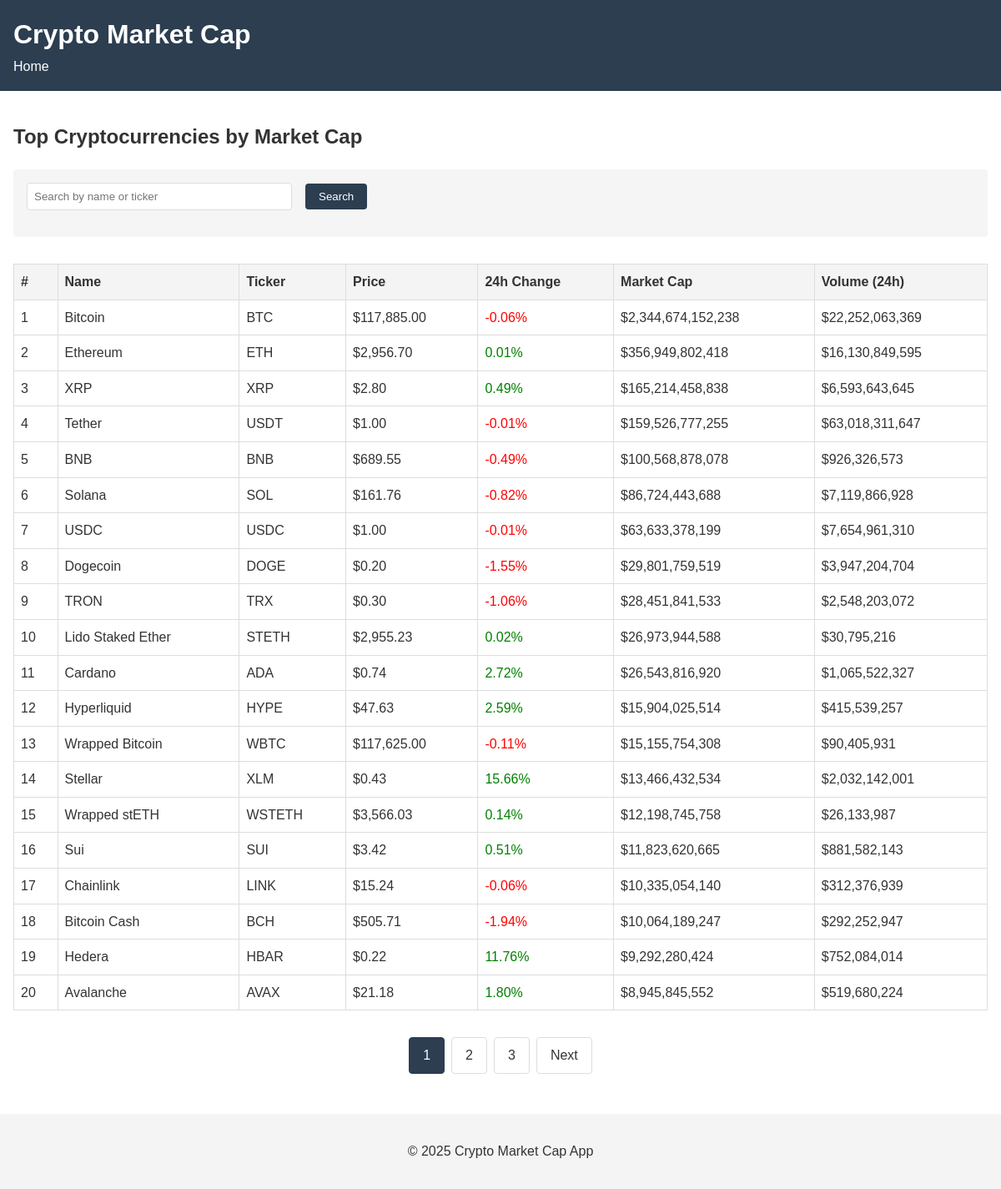
Before: / with the older database file.
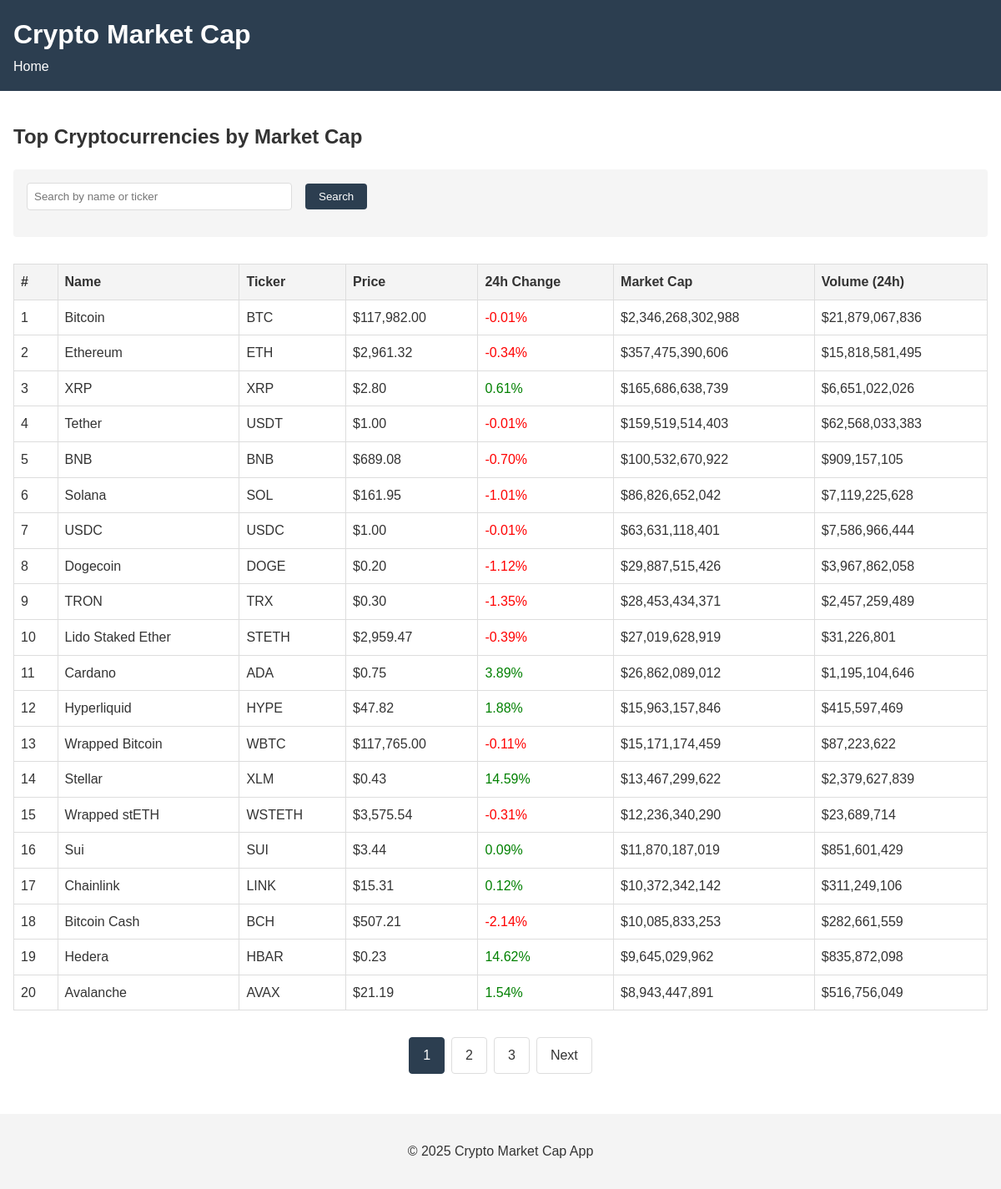
After: the same page with the newer database file.
### tables this page shows
CREATE TABLE cryptocurrencies (
            id INTEGER PRIMARY KEY AUTOINCREMENT,
            name TEXT NOT NULL,
            ticker TEXT NOT NULL UNIQUE,
            price REAL NOT NULL,
            change_24h REAL NOT NULL,
            market_cap REAL NOT NULL,
            trading_volume REAL NOT NULL,
            chart_data TEXT,
            last_updated DATETIME DEFAULT CURRENT_TIMESTAMP
        );

### app/Core/View.php (called while the page is built, shortened)
<?php
class View
{
    private string $viewPath;
    private array $data;
    private string $layout;
    public function __construct(string $view, array $data = [], string $layout = 'main')
    {
        $this->viewPath = $this->resolveViewPath($view);
        $this->data = $data;
        $this->layout = $this->resolveLayoutPath($layout);
    }
    private function resolveViewPath(string $view): string
    {
        $path = __DIR__ . '/../Views/' . $view . '.php';
        return $path;
    }
    private function resolveLayoutPath(string $layout): string
    {
        $path = __DIR__ . '/../Views/layouts/' . $layout . '.php';
        return $path;
    }
    public function render(): void
    {
        extract($this->data);
        $title = $title ?? 'Crypto Market Cap';
        require $this->viewPath;
        $content = ob_get_clean();
        require $this->layout;
    }
    public static function escape(string $value): string
    {
        return htmlspecialchars($value, ENT_QUOTES, 'UTF-8');
    }
}

### app/Core/Controller.php (called while the page is built, shortened)
<?php
class Controller
{
    protected function render(string $view, array $data = [], string $layout = 'main'): void
    {
        $view = new View($view, $data, $layout);
        $view->render();
    }
}

### public/index.php (called while the page is built, shortened)
<?php
$router = new Router();
$router->dispatch();

### app/Core/Database.php (called while the page is built, shortened)
<?php
class Database
{
    public static function getConnection(): \PDO
    {
        $dsn = 'sqlite:' . self::DB_PATH . self::DB_FILE;
        try {
            $pdo = new \PDO($dsn);
            $pdo->setAttribute(\PDO::ATTR_ERRMODE, \PDO::ERRMODE_EXCEPTION);
            return $pdo;
        } catch (\PDOException $e) {
            throw new \PDOException($e->getMessage(), (int)$e->getCode());
        }
    }
}

### app/Services/CryptoApiService.php (called while the page is built, shortened)
<?php
class CryptoApiService
{
    private $cryptoModel;
    public function __construct()
    {
        $this->cryptoModel = new Cryptocurrency();
    }
    public function fetchTopCryptocurrencies(int $limit = 50): array
    {
        try {
            return $this->cryptoModel->getAllByMarketCap($limit);
        } catch (\Exception $e) {
            return $this->getCachedData($limit);
        }
    }
    private function getCachedData(int $limit): array
    {
        $data = $this->cryptoModel->getAllByMarketCap($limit);
        return $data;
    }
    public function getPaginatedData(int $page = 1, int $perPage = 20): array
    {
        return $this->cryptoModel->getPaginated($page, $perPage);
    }
}

### app/Models/Cryptocurrency.php (called while the page is built, shortened)
<?php
class Cryptocurrency
{
    private $pdo;
    public function __construct()
    {
        $this->pdo = Database::getConnection();
    }
    public function getAllByMarketCap(int $limit = 50): array
    {
        $sql = "SELECT * FROM cryptocurrencies
                ORDER BY market_cap DESC
                LIMIT :limit";
        try {
            $stmt = $this->pdo->prepare($sql);
            $stmt->bindValue(':limit', $limit, PDO::PARAM_INT);
            $stmt->execute();
            return $stmt->fetchAll(PDO::FETCH_ASSOC);
        } catch (PDOException $e) {
            error_log($e->getMessage());
            return [];
        }
    }
    public function getPaginated(int $page = 1, int $perPage = 20): array
    {
        $offset = ($page - 1) * $perPage;
        $sql = "SELECT * FROM cryptocurrencies
            ORDER BY market_cap DESC
            LIMIT :limit OFFSET :offset";
        try {
            $stmt = $this->pdo->prepare($sql);
            $stmt->bindValue(':limit', $perPage, PDO::PARAM_INT);
            $stmt->bindValue(':offset', $offset, PDO::PARAM_INT);
            $stmt->execute();
            return $stmt->fetchAll(PDO::FETCH_ASSOC);
        } catch (PDOException $e) {
            error_log($e->getMessage());
            return [];
        }
    }
}

### app/Console/UpdateCryptoDataCommand.php (called while the page is built, shortened)
<?php
class UpdateCryptoDataCommand
{
    public function execute($show_message = true)
    {
        $apiService = new CryptoApiService();
        $result = $apiService->fetchTopCryptocurrencies(50);
    }
}

### app/Views/cryptocurrencies/index.php (the view, shortened to what this page needs)
<h2><?= \App\Core\View::escape($title) ?></h2>
<div class="filters">
    <form method="get" action="/">
        <input type="text" name="search" placeholder="Search by name or ticker"
            value="<?= \App\Core\View::escape($searchQuery ?? '') ?>">
        <button type="submit">Search</button>
    </form>
</div>
<table class="crypto-table">
    <thead>
        <tr>
            <th>#</th>
            <th>Name</th>
            <th>Ticker</th>
            <th>Price</th>
            <th>24h Change</th>
            <th>Market Cap</th>
            <th>Volume (24h)</th>
        </tr>
    </thead>
    <tbody>
        <?php foreach ($cryptocurrencies as $index => $crypto): ?>
            <tr>
                <td><?= $index + 1 ?></td>
                <td>
                    <?= \App\Core\View::escape($crypto['name']) ?>
                </td>
                <td><?= \App\Core\View::escape($crypto['ticker']) ?></td>
                <td>$<?= number_format($crypto['price'], 2) ?></td>
                <td class="<?= $crypto['change_24h'] >= 0 ? 'positive' : 'negative' ?>">
                    <?= number_format($crypto['change_24h'], 2) ?>%
                </td>
                <td>$<?= number_format($crypto['market_cap']) ?></td>
                <td>$<?= number_format($crypto['trading_volume']) ?></td>
            </tr>
        <?php endforeach; ?>
    </tbody>
</table>
<div class="pagination">
    <?php for ($i = 1; $i <= $pagination['totalPages']; $i++): ?>
        <a href="?page=<?= $i ?>" class="page-link <?= $i === $pagination['page'] ? 'active' : '' ?>">
            <?= $i ?>
        </a>
    <?php endfor; ?>
    <?php if ($pagination['page'] < $pagination['totalPages']): ?>
        <a href="?page=<?= $pagination['page'] + 1 ?>" class="page-link">Next</a>
    <?php endif; ?>
</div>

### app/Core/Router.php (shortened to what this page needs)
<?php
class Router
{
    private $routes = [];
    public function addRoute(string $method, string $pattern, string $handler)
    {
        $this->routes[$method][] = [
            'pattern' => $pattern,
            'handler' => $handler
        ];
    }
    public function dispatch()
    {
        $method = $_SERVER['REQUEST_METHOD'];
        $uri = parse_url($_SERVER['REQUEST_URI'], PHP_URL_PATH);
        $uri = trim($uri, '/');
        if ($uri === '' && $method === 'GET') {
            $uri = '/';
        }
        foreach ($this->routes[$method] ?? [] as $route) {
            $pattern = $this->buildPattern($route['pattern']);
            if (preg_match($pattern, $uri, $matches)) {
                array_shift($matches);
                return $this->callHandler($route['handler'], $matches);
            }
        }
    }
    private function buildPattern(string $pattern): string
    {
        return '@^' . preg_replace('/\\\:[a-zA-Z0-9\_\-]+/', '([a-zA-Z0-9\-\_]+)', preg_quote($pattern)) . '$@D';
    }
    private function callHandler(string $handler, array $params)
    {
        [$controllerName, $methodName] = explode('@', $handler);
        $controllerClass = 'App\\Controllers\\' . $controllerName;
        if (class_exists($controllerClass)) {
            $controller = new $controllerClass();
            if (method_exists($controller, $methodName)) {
                return call_user_func_array([$controller, $methodName], $params);
            }
        }
    }
}

### app/Controllers/CryptocurrencyController.php (shortened to what this page needs)
<?php
class CryptocurrencyController extends Controller
{
    private $apiService;
    public function __construct()
    {
        $this->apiService = new CryptoApiService();
    }
    public function index()
    {
        $command = new UpdateCryptoDataCommand();
        $command->execute(false);
        $searchQuery = $_GET['search'] ?? '';
        if (!empty($searchQuery)) {
            $cryptocurrencies = $this->apiService->searchData($searchQuery);
            $this->render('cryptocurrencies/index', [
                'cryptocurrencies' => $cryptocurrencies,
                'title' => 'Search Results for: ' . $searchQuery,
                'searchQuery' => $searchQuery
            ]);
        } else {
            $page = max(1, (int)($_GET['page'] ?? 1));
            $perPage = 20;
            $cryptocurrencies = $this->apiService->getPaginatedData($page, $perPage);
            $total = $this->apiService->getTotalCount();
            $this->render('cryptocurrencies/index', [
                'cryptocurrencies' => $cryptocurrencies,
                'title' => 'Top Cryptocurrencies by Market Cap',
                'pagination' => [
                    'page' => $page,
                    'perPage' => $perPage,
                    'total' => $total,
                    'totalPages' => ceil($total / $perPage)
                ],
                'searchQuery' => $searchQuery
            ]);
        }
    }
}

### app/Views/layouts/main.php (shortened to what this page needs)
<!DOCTYPE html>
<html lang="en">
<head>
    <link rel="stylesheet" href="/assets/css/style.css">
</head>
<body>
    <header>
        <h1>Crypto Market Cap</h1>
        <nav>
            <a href="/">Home</a>
        </nav>
    </header>
    <main>
        <?= $content ?? 'Content not available' ?>
    </main>
    <footer>
        <p>&copy; <?= date('Y') ?> Crypto Market Cap App</p>
    </footer>
</body>
</html>

### public/assets/css/style.css (style rules this page uses)
body { font-family: Arial, sans-serif; line-height: 1.6; margin: 0; padding: 0; color: #333; }
header { background: #2c3e50; color: white; padding: 1rem; }
header h1 { margin: 0; }
nav a { color: white; margin-right: 1rem; text-decoration: none; }
main { padding: 1rem; }
footer { background: #f4f4f4; padding: 1rem; text-align: center; }
.crypto-table { width: 100%; border-collapse: collapse; margin-top: 1rem; }
.crypto-table th, .crypto-table td { padding: 0.5rem; border: 1px solid #ddd; text-align: left; }
.crypto-table th { background: #f4f4f4; }
.positive { color: green; }
.negative { color: red; }
.pagination { display: flex; justify-content: center; margin: 2rem 0; gap: 0.5rem; }
.page-link { padding: 0.5rem 1rem; border: 1px solid #ddd; text-decoration: none; color: #333; border-radius: 4px; }
.page-link.active { background: #2c3e50; color: white; border-color: #2c3e50; }
.filters { margin-bottom: 2rem; padding: 1rem; background: #f5f5f5; border-radius: 4px; }
.filters form { display: flex; gap: 1rem; margin-bottom: 1rem; align-items: center; }
.filters input[type="text"], .filters input[type="number"] { padding: 0.5rem; border: 1px solid #ddd; border-radius: 4px; flex-grow: 1; max-width: 300px; }
.filters button { padding: 0.5rem 1rem; background: #2c3e50; color: white; border: none; border-radius: 4px; cursor: pointer; }

Changed rows visible on the page:
changed cryptocurrencies "Bitcoin": price "117,885.00" → "117,982.00"; change_24h "-0.06" → "-0.01"; market_cap "2,344,674,152,238" → "2,346,268,302,988"; trading_volume "22,252,063,369" → "21,879,067,836"
changed cryptocurrencies "Ethereum": price "2,956.70" → "2,961.32"; change_24h "0.01" → "-0.34"; market_cap "356,949,802,418" → "357,475,390,606"; trading_volume "16,130,849,595" → "15,818,581,495"
changed cryptocurrencies "XRP": change_24h "0.49" → "0.61"; market_cap "165,214,458,838" → "165,686,638,739"; trading_volume "6,593,643,645" → "6,651,022,026"
changed cryptocurrencies "Tether": market_cap "159,526,777,255" → "159,519,514,403"; trading_volume "63,018,311,647" → "62,568,033,383"
changed cryptocurrencies "BNB": price "689.55" → "689.08"; change_24h "-0.49" → "-0.70"; market_cap "100,568,878,078" → "100,532,670,922"; trading_volume "926,326,573" → "909,157,105"
changed cryptocurrencies "Solana": price "161.76" → "161.95"; change_24h "-0.82" → "-1.01"; market_cap "86,724,443,688" → "86,826,652,042"; trading_volume "7,119,866,928" → "7,119,225,628"
changed cryptocurrencies "USDC": market_cap "63,633,378,199" → "63,631,118,401"; trading_volume "7,654,961,310" → "7,586,966,444"
changed cryptocurrencies "Dogecoin": change_24h "-1.55" → "-1.12"; market_cap "29,801,759,519" → "29,887,515,426"; trading_volume "3,947,204,704" → "3,967,862,058"
changed cryptocurrencies "TRON": change_24h "-1.06" → "-1.35"; market_cap "28,451,841,533" → "28,453,434,371"; trading_volume "2,548,203,072" → "2,457,259,489"
changed cryptocurrencies "Lido Staked Ether": price "2,955.23" → "2,959.47"; change_24h "0.02" → "-0.39"; market_cap "26,973,944,588" → "27,019,628,919"; trading_volume "30,795,216" → "31,226,801"
changed cryptocurrencies "Cardano": price "0.74" → "0.75"; change_24h "2.72" → "3.89"; market_cap "26,543,816,920" → "26,862,089,012"; trading_volume "1,065,522,327" → "1,195,104,646"
changed cryptocurrencies "Hyperliquid": price "47.63" → "47.82"; change_24h "2.59" → "1.88"; market_cap "15,904,025,514" → "15,963,157,846"; trading_volume "415,539,257" → "415,597,469"
changed cryptocurrencies "Wrapped Bitcoin": price "117,625.00" → "117,765.00"; market_cap "15,155,754,308" → "15,171,174,459"; trading_volume "90,405,931" → "87,223,622"
changed cryptocurrencies "Stellar": change_24h "15.66" → "14.59"; market_cap "13,466,432,534" → "13,467,299,622"; trading_volume "2,032,142,001" → "2,379,627,839"
changed cryptocurrencies "Wrapped stETH": price "3,566.03" → "3,575.54"; change_24h "0.14" → "-0.31"; market_cap "12,198,745,758" → "12,236,340,290"; trading_volume "26,133,987" → "23,689,714"
changed cryptocurrencies "Sui": price "3.42" → "3.44"; change_24h "0.51" → "0.09"; market_cap "11,823,620,665" → "11,870,187,019"; trading_volume "881,582,143" → "851,601,429"
changed cryptocurrencies "Chainlink": price "15.24" → "15.31"; change_24h "-0.06" → "0.12"; market_cap "10,335,054,140" → "10,372,342,142"; trading_volume "312,376,939" → "311,249,106"
changed cryptocurrencies "Bitcoin Cash": price "505.71" → "507.21"; change_24h "-1.94" → "-2.14"; market_cap "10,064,189,247" → "10,085,833,253"; trading_volume "292,252,947" → "282,661,559"
changed cryptocurrencies "Hedera": price "0.22" → "0.23"; change_24h "11.76" → "14.62"; market_cap "9,292,280,424" → "9,645,029,962"; trading_volume "752,084,014" → "835,872,098"
changed cryptocurrencies "Avalanche": price "21.18" → "21.19"; change_24h "1.80" → "1.54"; market_cap "8,945,845,552" → "8,943,447,891"; trading_volume "519,680,224" → "516,756,049"
